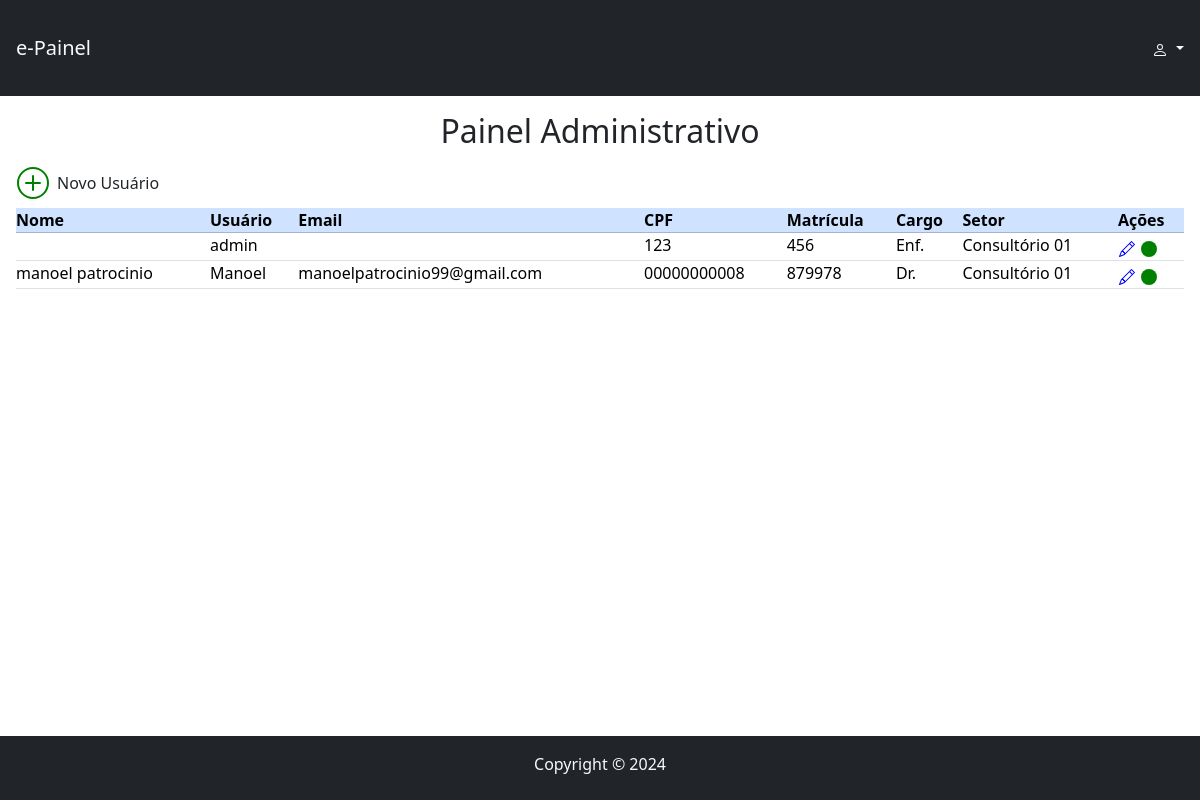
Screenshot of /painel/ (signed in) with the database file from the repository.
### senhas_app/models.py (models this page shows, shortened)
class Usuario (User):
    cpf = models.TextField(null=True)
    matricula = models.TextField(null=True)
    local = models.ForeignKey('Local',on_delete=models.CASCADE)
    cargo = models.ForeignKey('Cargo',on_delete=models.CASCADE)
    class Meta:
        verbose_name_plural = 'Usuarios'

class Cargo (models.Model):
    nome = models.TextField()
    class Meta:
        verbose_name_plural = 'Cargos'
    def __str__ (self):
        return self.nome

class Local (models.Model):
    nome = models.TextField()
    class Meta:
        verbose_name_plural = 'Locais'
    def __str__ (self):
        return self.nome

### senhas_app/views.py (the view)
# urls.py: path('painel/', views.painel, name="painel"),
def painel (request):
    if request.method == 'GET' and request.user.is_superuser:
        permissoes = Permission.objects.order_by('id')
        permissoes_agrupadas = {}
        for permissao in permissoes:
            objeto = permissao.codename.split("_")
            if objeto[1] not in permissoes_agrupadas:
                permissoes_agrupadas[objeto[1]] = {objeto[0] : permissao.id}
            else:
                permissoes_agrupadas[objeto[1]][objeto[0]] = permissao.id
        contexto = context(request)
        contexto['formuser'] = UserForm()
        contexto['permissoes'] = permissoes_agrupadas
        contexto['grupos'] = Group.objects.all()
        contexto['users'] = Usuario.objects.order_by('first_name')
        return render(request,'painel.html',contexto)
    return HttpResponseRedirect(reverse('index'))

### senhas_app/views.py (called while the page is built)
def context (request):
    if request.user.is_authenticated:
        usuario = Usuario.objects.get(user_ptr_id=request.user.id)
        request.user.matricula = usuario.matricula
        request.user.cpf = usuario.cpf
        request.user.local = usuario.local
        request.user.cargo = usuario.cargo
        return {
            'formperfil':UserForm(instance=usuario),        #perfil
        }
    else:
        return {
            'formuser':UserForm(),                          #login
        }

### senhas_app/templates/painel.html (shortened to what this page needs)
{% extends 'index.html' %}
{% block main %}
    <section>
        <h2 class="my-3 text-center"> Painel Administrativo </h2>
        <div class="mx-3">
            <button class="btn my-2 d-flex align-items-center gap-2" data-bs-target="#modal-cadastro" data-bs-toggle="modal">
                <svg xmlns="http://www.w3.org/2000/svg" width="32" height="32" fill="green" class="bi bi-plus-circle" viewBox="0 0 16 16">
                    <path d="M8 15A7 7 0 1 1 8 1a7 7 0 0 1 0 14m0 1A8 8 0 1 0 8 0a8 8 0 0 0 0 16"/>
                    <path d="M8 4a.5.5 0 0 1 .5.5v3h3a.5.5 0 0 1 0 1h-3v3a.5.5 0 0 1-1 0v-3h-3a.5.5 0 0 1 0-1h3v-3A.5.5 0 0 1 8 4"/>
                </svg>
                Novo Usuário
            </button>
            <table class="table">
                <thead class="table-primary">
                    <th>Nome</th>
                    <th>
                        <div class="d-none d-sm-block">
                            Usuário
                        </div>
                    </th>
                    <th>
                        <div class="d-none d-lg-block">
                            Email
                        </div>
                    </th>
                    <th>
                        <div class="d-none d-md-block">
                            CPF
                        </div>
                    </th>
                    <th>Matrícula</th>
                    <th>
                        <div class="d-none d-md-block">
                            Cargo
                        </div>
                    </th>
                    <th>
                        <div class="d-none d-sm-block">
                            Setor
                        </div>
                    </th>
                    <th>Ações</th>
                </thead>
                <tbody>
                {% for usuario in users %}
                    <tr class="{% cycle 'bg-light' 'bg-body-tertiary' %}">
                        <td>{{usuario.first_name}} {{usuario.last_name}}</td>
                        <td>
                            <div class="d-none d-sm-block">
                                {{usuario.username}}
                            </div>
                        </td>
                        <td>
                            <div class="d-none d-lg-block">
                                {{usuario.email}}
                            </div>
                        </td>
                        <td>
                            <div class="d-none d-md-block">
                                {{usuario.cpf}}
                            </div>
                        </td>
                        <td>{{usuario.matricula}}</td>
                        <td>
                            <div class="d-none d-md-block">
                                {{usuario.cargo}}
                            </div>
                        </td>
                        <td>
                            <div class="d-none d-sm-block">
                                {{usuario.local}}
                            </div>
                        </td>
                        <td>
                            <button class="btn">
                            </button>
                            <a href="{% url 'toggleactive' usuario.id %}" class="btn">
                                <svg xmlns="http://www.w3.org/2000/svg" width="16" height="16" fill="
                                {% if usuario.is_active %}
                                    green
                                {% else %}
                                    red
                                {% endif %}
                                " class="bi bi-circle-fill" viewBox="0 0 16 16">
                                    <circle cx="8" cy="8" r="8"/>
                                </svg>
                            </a>
                        </td>
                    </tr>
                {% endfor %}
                </tbody>
            </table>
        </div>
    </section>
{% endblock main %}

### senhas_app/templates/index.html (shortened to what this page needs)
<!doctype html>
<html lang="pt">
  <head>
    <link href="https://cdn.jsdelivr.net/npm/bootstrap@5.3.3/dist/css/bootstrap.min.css" rel="stylesheet">
  </head>
  <body class="container-fluid min-vh-100 d-grid">
    <nav class="navbar navbar-expand bg-dark p-3">
        <div class="container-fluid">
          <a class="navbar-brand text-light" href="#">e-Painel</a>
          <div class="collapse navbar-collapse" id="navbarSupportedContent">
            {% if user.is_authenticated %}
            <div class="dropdown">
                    <a class="nav-link dropdown-toggle text-light" href="#" role="button" data-bs-toggle="dropdown" aria-expanded="false">
                    </a>
            </div>
            {% else %}
            <div>
                <a class="btn text-light" data-bs-target="#modal-login" data-bs-toggle="modal"> Login </a>
            </div>
            {% endif %}
          </div>
        </div>
    </nav>
    <main>
        {% block main %}
                {% load static %}
        {% endblock main %}
    </main>
    <footer class="bg-dark text-light text-center p-3">
        Copyright &copy; 2024
    </footer>
  </body>
</html>

### senhas_app/templates/index.html (style rules this page uses)
* { margin: 0 !important; padding: 0 !important; box-sizing: border-box !important; }
body { grid-template-rows: 6rem auto 4rem; }

### rows the page displays
Usuario: username "admin", cpf "123", matricula "456", cargo "Enf.", local "Consultório 01"
Usuario: first_name "manoel", last_name "patrocinio", username "Manoel", email "manoelpatrocinio99@gmail.com", cpf "00000000008", matricula "879978", cargo "Dr.", local "Consultório 01"
